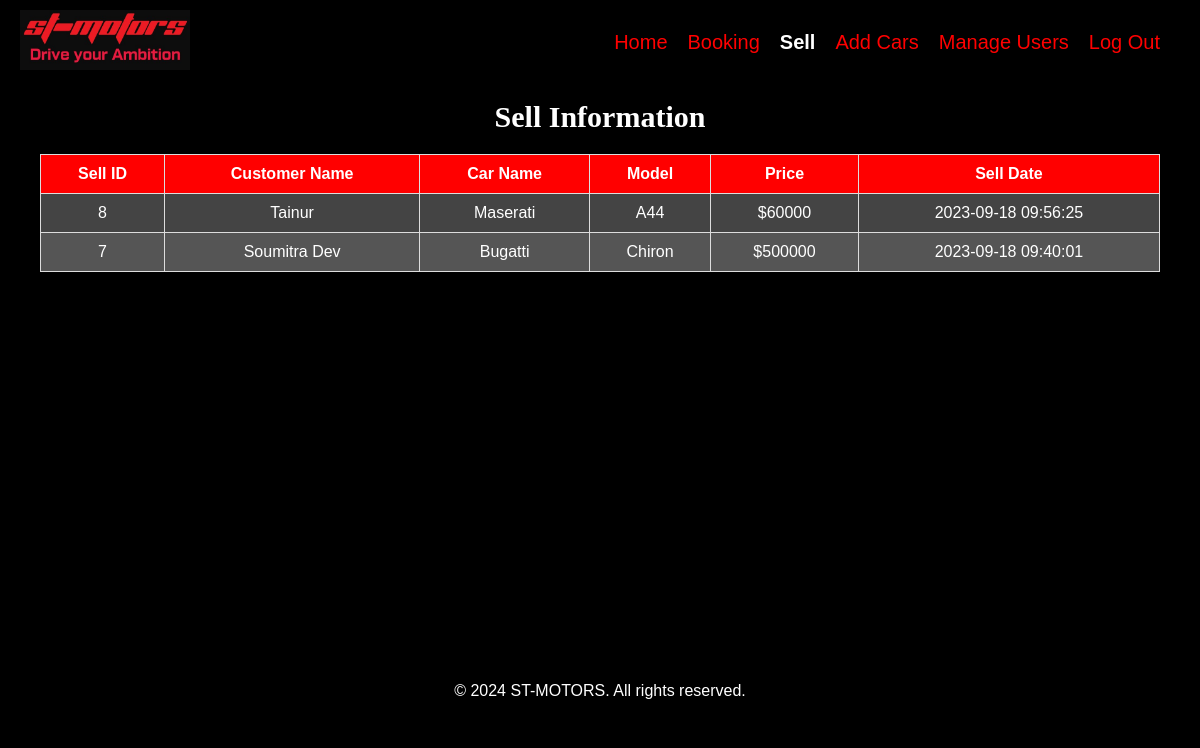
Screenshot of /sell_history.php (signed in) with the database file from the repository.
### tables this page shows
CREATE TABLE `sell` (
  `sell_id` bigint(20) NOT NULL,
  `orderid` int(11) NOT NULL,
  `Cus_id` bigint(20) NOT NULL,
  `carid` bigint(20) NOT NULL,
  `Date` timestamp NOT NULL DEFAULT current_timestamp() ON UPDATE current_timestamp()
);

CREATE TABLE `users` (
  `id` bigint(20) NOT NULL,
  `user_id` bigint(20) NOT NULL,
  `user_name` varchar(100) NOT NULL,
  `user_email` varchar(100) NOT NULL,
  `user_location` varchar(100) NOT NULL,
  `password` varchar(100) NOT NULL,
  `date` timestamp NOT NULL DEFAULT current_timestamp() ON UPDATE current_timestamp(),
  `active` tinyint(4) NOT NULL
);

CREATE TABLE `cars` (
  `carid` bigint(20) NOT NULL,
  `image` varchar(30) DEFAULT NULL,
  `company` varchar(20) NOT NULL,
  `model` varchar(20) NOT NULL,
  `type` varchar(20) DEFAULT NULL,
  `price` int(10) DEFAULT NULL,
  `status` int(11) DEFAULT NULL
);

### sell_history.php (the view, shortened to what this page needs)
<?php
include("connection.php");
?>
<!DOCTYPE html>
<html lang="en">
<head>
    <link rel="stylesheet" href="design.css?v=<?php echo time(); ?>">
    <link rel="stylesheet" href="https://cdnjs.cloudflare.com/ajax/libs/font-awesome/5.15.3/css/all.min.css">
</head>
<body>
    <header>
        <nav>
            <div class="logo"><img src="logo.jpg" width="170" height="60"></div>
            <ul class="nav-links">
                <li><a href="index-admin.php">Home</a></li>
                <li><a href="admin_book_request.php">Booking</a></li>
                <li class="dropdown">
                <b href="#">Sell</b>
                </li>
                <li><a href="add-car.php">Add Cars</b></li>
                <li><a href="manage_user.php">Manage Users</b></li>
                <li><a href="adminlogout.php">Log Out</a></li>
            </ul>
        </nav>
    </header>
    <section class="sell-info">
        <h2>Sell Information</h2>
        <table>
            <thead>
                <tr>
                    <th>Sell ID</th>
                    <th>Customer Name</th>
                    <th>Car Name</th>
                    <th>Model</th>
                    <th>Price</th>
                    <th>Sell Date</th>
                </tr>
            </thead>
            <tbody>
                <?php
                $sql = "SELECT s.sell_id, u.user_name, c.company, c.model, c.price, s.Date
                        FROM sell s
                        INNER JOIN users u ON s.Cus_id = u.id
                        INNER JOIN cars c ON s.carid = c.carid
                        ORDER BY s.Date DESC";
                $result = mysqli_query($con, $sql);
                while ($row = mysqli_fetch_assoc($result)) {
                    echo "<tr>";
                    echo "<td>" . $row['sell_id'] . "</td>";
                    echo "<td>" . $row['user_name'] . "</td>";
                    echo "<td>" . $row['company'] . "</td>";
                    echo "<td>" . $row['model'] . "</td>";
                    echo "<td>$" . $row['price'] . "</td>";
                    echo "<td>" . $row['Date'] . "</td>";
                    echo "</tr>";
                }
                ?>
            </tbody>
        </table>
    </section>
    <footer>
        <p>&copy; <?php echo date("Y"); ?> ST-MOTORS. All rights reserved.</p>
    </footer>
</body>
</html>

### design.css (style rules this page uses)
body, h1, h2, h3, p { margin: 0; padding: 0; }
body { font-family: "consolas",Arial, sans-serif; background:black; }
header { position:fixed; width:100%; margin-top:-60px; background-color: black; color: white; padding: 10px 0; }
nav { display: flex; justify-content: space-between; align-items: center; max-width: 1200px; margin: 0 auto; padding: 0 20px; }
.nav-links { list-style: none; display: flex; }
.nav-links li { margin-right: 20px; }
.dropdown { position: relative; display: inline-block; }
.nav-links a { color: red; font-size:20px; text-decoration: none; }
.nav-links b { color: white; font-size:20px; text-decoration: none; }
footer { text-align: center; padding: 20px 0; background-color: black; color: white; margin-top: 350px; }
.sell-info { text-align: center; color: white; max-width: 1400px; margin-top: 60px; padding: 40px; background-color: black; }
.sell-info h2 { color: white; font-family: "brush script mt", cursive; font-size: 30px; text-align: center; }
.sell-info table { width: 100%; border-collapse: collapse; margin-top: 20px; }
.sell-info th, .sell-info td { padding: 10px; text-align: center; border: 1px solid #ddd; color: white; }
.sell-info th { background-color: red; color: white; font-weight: bold; }
.sell-info tr:nth-child(even) { background-color: #555; }
.sell-info tr:nth-child(odd) { background-color: #444; }
.sell-info td { color: white; }

### rows the page displays
sell: sell_id "8", users.user_name "Tainur", carid.company "Maserati", carid.model "A44", carid.price "60000", Date "2023-09-18 09:56:25"
sell: sell_id "7", users.user_name "Soumitra Dev", carid.company "Bugatti", carid.model "Chiron", carid.price "500000", Date "2023-09-18 09:40:01"
